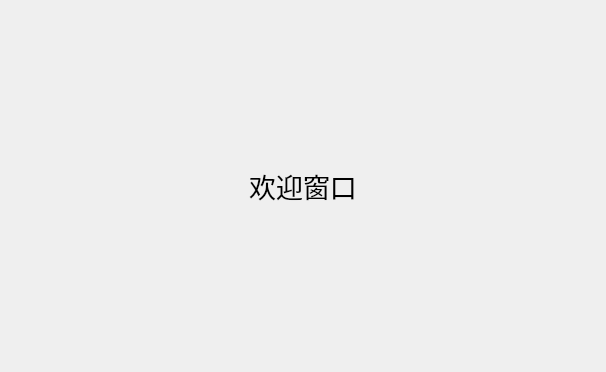
<?xml version="1.0" encoding="UTF-8"?>
<ui version="4.0">
 <class>HomePage</class>
 <widget class="QWidget" name="HomePage">
  <property name="geometry">
   <rect>
    <x>0</x>
    <y>0</y>
    <width>606</width>
    <height>372</height>
   </rect>
  </property>
  <property name="windowTitle">
   <string>Form</string>
  </property>
  <layout class="QGridLayout" name="gridLayout">
   <item row="0" column="0">
    <widget class="QWidget" name="widget" native="true">
     <layout class="QGridLayout" name="gridLayout_2">
      <item row="0" column="0">
       <widget class="QLabel" name="label">
        <property name="font">
         <font>
          <family>AcadEref</family>
          <pointsize>20</pointsize>
         </font>
        </property>
        <property name="layoutDirection">
         <enum>Qt::LeftToRight</enum>
        </property>
        <property name="text">
         <string>欢迎窗口</string>
        </property>
        <property name="alignment">
         <set>Qt::AlignCenter</set>
        </property>
       </widget>
      </item>
     </layout>
    </widget>
   </item>
  </layout>
 </widget>
 <resources/>
 <connections/>
</ui>
